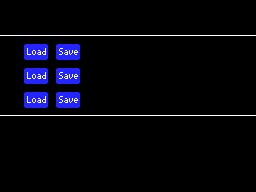

This is a level from a 2D game, rendered from its Tiled map with the project's own tilesets. A one-line summary and the complete map file follow:
An orthogonal 32x24 tile map with 8x8 px tiles, 1 tile layer (Tile Layer 1).

<map version="1.0" orientation="orthogonal" renderorder="right-down" width="32" height="24" tilewidth="8" tileheight="8" nextobjectid="1">
 <tileset firstgid="1" name="tiles" tilewidth="8" tileheight="8" tilecount="256" columns="16">
  <image source="savegame-tiles.png" width="128" height="128" />
 </tileset>
 <layer name="Tile Layer 1" width="32" height="24">
  <data encoding="csv">
1,1,1,1,1,1,1,1,1,1,1,1,1,1,1,1,1,1,1,1,1,1,1,1,1,1,1,1,1,1,1,1,
1,1,1,1,1,1,1,1,1,1,1,1,1,1,1,1,1,1,1,1,1,1,1,1,1,1,1,1,1,1,1,1,
1,1,1,1,1,1,1,1,1,1,1,1,1,1,1,1,1,1,1,1,1,1,1,1,1,1,1,1,1,1,1,1,
1,1,1,1,1,1,1,1,1,1,1,1,1,1,1,1,1,1,1,1,1,1,1,1,1,1,1,1,1,1,1,1,
2,2,2,2,2,2,2,2,2,2,2,2,2,2,2,2,2,2,2,2,2,2,2,2,2,2,2,2,2,2,2,2,
1,1,1,3,4,5,1,3,4,5,1,1,1,33,34,35,36,37,38,39,40,41,42,43,44,45,46,47,48,1,1,1,
1,1,1,12,13,14,1,9,10,11,1,1,1,49,50,51,52,53,54,55,56,57,58,59,60,61,62,63,64,1,1,1,
1,1,1,6,7,8,1,6,7,8,1,1,1,65,66,67,68,69,70,71,72,73,74,75,76,77,78,79,80,1,1,1,
1,1,1,3,4,5,1,3,4,5,1,1,1,81,82,83,84,85,86,87,88,89,90,91,92,93,94,95,96,1,1,1,
1,1,1,12,13,14,1,9,10,11,1,1,1,97,98,99,100,101,102,103,104,105,106,107,108,109,110,111,112,1,1,1,
1,1,1,6,7,8,1,6,7,8,1,1,1,113,114,115,116,117,118,119,120,121,122,123,124,125,126,127,128,1,1,1,
1,1,1,3,4,5,1,3,4,5,1,1,1,129,130,131,132,133,134,135,136,137,138,139,140,141,142,143,144,1,1,1,
1,1,1,12,13,14,1,9,10,11,1,1,1,145,146,147,148,149,150,151,152,153,154,155,156,157,158,159,160,1,1,1,
1,1,1,6,7,8,1,6,7,8,1,1,1,161,162,163,164,165,166,167,168,169,170,171,172,173,174,175,176,1,1,1,
2,2,2,2,2,2,2,2,2,2,2,2,2,2,2,2,2,2,2,2,2,2,2,2,2,2,2,2,2,2,2,2,
1,1,1,1,1,1,1,1,1,1,1,1,1,1,1,1,1,1,1,1,1,1,1,1,1,1,1,1,1,1,1,1,
1,1,1,1,1,1,1,1,1,1,1,1,1,1,1,1,1,1,1,1,1,1,1,1,1,1,1,1,1,1,1,1,
1,1,1,1,33,34,35,36,1,1,1,1,1,1,1,1,1,1,1,1,1,1,1,1,1,1,1,1,1,1,1,1,
1,1,1,1,45,46,47,48,49,50,51,52,53,54,55,56,57,58,59,60,61,62,63,64,65,66,67,68,1,1,1,1,
1,1,1,1,1,1,1,1,1,1,1,1,1,1,69,70,71,72,1,1,1,1,1,1,1,1,1,1,1,1,1,1,
1,1,1,1,1,1,1,1,1,1,1,1,1,1,73,74,75,76,1,1,1,1,1,1,1,1,1,1,1,1,1,1,
1,1,1,1,1,1,1,1,1,1,1,1,1,1,1,1,1,1,1,1,1,1,1,1,1,1,1,1,1,1,1,1,
1,1,1,1,1,1,1,1,1,1,1,1,1,1,1,1,1,1,1,1,1,1,1,1,1,1,1,1,1,1,1,1,
1,1,1,1,1,1,1,1,1,1,1,1,1,1,1,1,1,1,1,1,1,1,1,1,1,1,1,1,1,1,1,1
</data>
 </layer>
</map>
